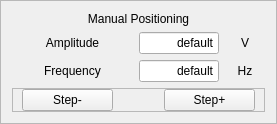
        <widget class="QFrame" name="frame_ManualPositioning_Axis1_2">
         <property name="frameShape">
          <enum>QFrame::StyledPanel</enum>
         </property>
         <property name="frameShadow">
          <enum>QFrame::Raised</enum>
         </property>
         <layout class="QGridLayout" name="gridLayout_11" columnstretch="3,2,1" rowminimumheight="1,1,1,3">
          <item row="1" column="0">
           <widget class="QLabel" name="label_21">
            <property name="text">
             <string>Amplitude</string>
            </property>
            <property name="alignment">
             <set>Qt::AlignCenter</set>
            </property>
           </widget>
          </item>
          <item row="1" column="1">
           <widget class="QLineEdit" name="lineEdit_Amplitude_Axis2">
            <property name="sizePolicy">
             <sizepolicy hsizetype="Expanding" vsizetype="Preferred">
              <horstretch>0</horstretch>
              <verstretch>0</verstretch>
             </sizepolicy>
            </property>
            <property name="toolTip">
             <string>Aplitude applied in one pulse, maximum 60V.</string>
            </property>
            <property name="text">
             <string>default</string>
            </property>
            <property name="alignment">
             <set>Qt::AlignRight|Qt::AlignTrailing|Qt::AlignVCenter</set>
            </property>
           </widget>
          </item>
          <item row="1" column="2">
           <widget class="QLabel" name="label_22">
            <property name="text">
             <string>V</string>
            </property>
            <property name="alignment">
             <set>Qt::AlignCenter</set>
            </property>
           </widget>
          </item>
          <item row="2" column="0">
           <widget class="QLabel" name="label_23">
            <property name="text">
             <string>Frequency</string>
            </property>
            <property name="alignment">
             <set>Qt::AlignCenter</set>
            </property>
           </widget>
          </item>
          <item row="2" column="1">
           <widget class="QLineEdit" name="lineEdit_Frequency_Axis2">
            <property name="sizePolicy">
             <sizepolicy hsizetype="Expanding" vsizetype="Preferred">
              <horstretch>0</horstretch>
              <verstretch>0</verstretch>
             </sizepolicy>
            </property>
            <property name="toolTip">
             <string>Frequency applied in one step, maximum 5k Hz. Resolution 1 Hz</string>
            </property>
            <property name="text">
             <string>default</string>
            </property>
            <property name="alignment">
             <set>Qt::AlignRight|Qt::AlignTrailing|Qt::AlignVCenter</set>
            </property>
           </widget>
          </item>
          <item row="2" column="2">
           <widget class="QLabel" name="label_24">
            <property name="text">
             <string>Hz</string>
            </property>
            <property name="alignment">
             <set>Qt::AlignCenter</set>
            </property>
           </widget>
          </item>
          <item row="3" column="0" colspan="3">
           <widget class="QFrame" name="frame_6">
            <property name="frameShape">
             <enum>QFrame::StyledPanel</enum>
            </property>
            <property name="frameShadow">
             <enum>QFrame::Raised</enum>
            </property>
            <layout class="QHBoxLayout" name="horizontalLayout_9" stretch="2,1,2">
             <property name="topMargin">
              <number>0</number>
             </property>
             <property name="bottomMargin">
              <number>0</number>
             </property>
             <item>
              <widget class="QPushButton" name="pushButton_ManualStepMinus_Axis2">
               <property name="sizePolicy">
                <sizepolicy hsizetype="Preferred" vsizetype="Preferred">
                 <horstretch>0</horstretch>
                 <verstretch>0</verstretch>
                </sizepolicy>
               </property>
               <property name="text">
                <string>Step-</string>
               </property>
              </widget>
             </item>
             <item>
              <spacer name="horizontalSpacer_2">
               <property name="orientation">
                <enum>Qt::Horizontal</enum>
               </property>
               <property name="sizeHint" stdset="0">
                <size>
                 <width>26</width>
                 <height>20</height>
                </size>
               </property>
              </spacer>
             </item>
             <item>
              <widget class="QPushButton" name="pushButton_ManualStepPlus_Axis2">
               <property name="sizePolicy">
                <sizepolicy hsizetype="Preferred" vsizetype="Preferred">
                 <horstretch>0</horstretch>
                 <verstretch>0</verstretch>
                </sizepolicy>
               </property>
               <property name="text">
                <string>Step+</string>
               </property>
              </widget>
             </item>
            </layout>
           </widget>
          </item>
          <item row="0" column="0" colspan="3">
           <widget class="QLabel" name="label_25">
            <property name="text">
             <string>Manual Positioning</string>
            </property>
            <property name="alignment">
             <set>Qt::AlignCenter</set>
            </property>
           </widget>
          </item>
         </layout>
        </widget>
